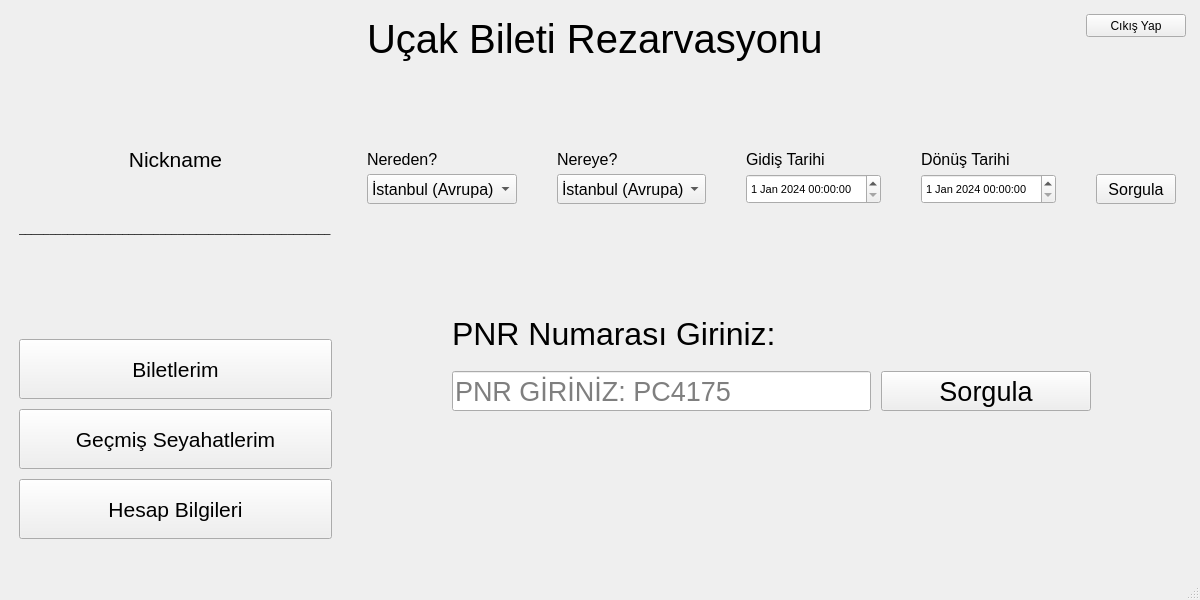
<?xml version="1.0" encoding="UTF-8"?>
<ui version="4.0">
 <class>MainWindow</class>
 <widget class="QMainWindow" name="MainWindow">
  <property name="geometry">
   <rect>
    <x>0</x>
    <y>0</y>
    <width>1200</width>
    <height>600</height>
   </rect>
  </property>
  <property name="windowTitle">
   <string>MainWindow</string>
  </property>
  <widget class="QWidget" name="centralwidget">
   <layout class="QVBoxLayout" name="verticalLayout_3">
    <item>
     <layout class="QHBoxLayout" name="horizontalLayout" stretch="1,3">
      <property name="spacing">
       <number>10</number>
      </property>
      <item>
       <layout class="QVBoxLayout" name="verticalLayout_18">
        <property name="spacing">
         <number>10</number>
        </property>
        <property name="leftMargin">
         <number>10</number>
        </property>
        <property name="topMargin">
         <number>10</number>
        </property>
        <property name="rightMargin">
         <number>10</number>
        </property>
        <property name="bottomMargin">
         <number>10</number>
        </property>
        <item>
         <widget class="QLabel" name="label_18">
          <property name="sizePolicy">
           <sizepolicy hsizetype="Minimum" vsizetype="Minimum">
            <horstretch>0</horstretch>
            <verstretch>0</verstretch>
           </sizepolicy>
          </property>
          <property name="minimumSize">
           <size>
            <width>200</width>
            <height>100</height>
           </size>
          </property>
          <property name="font">
           <font>
            <pointsize>8</pointsize>
           </font>
          </property>
          <property name="text">
           <string/>
          </property>
          <property name="pixmap">
           <pixmap>login-user.png</pixmap>
          </property>
          <property name="scaledContents">
           <bool>true</bool>
          </property>
          <property name="margin">
           <number>30</number>
          </property>
         </widget>
        </item>
        <item>
         <widget class="QLabel" name="label_20">
          <property name="sizePolicy">
           <sizepolicy hsizetype="Minimum" vsizetype="Minimum">
            <horstretch>0</horstretch>
            <verstretch>0</verstretch>
           </sizepolicy>
          </property>
          <property name="font">
           <font>
            <pointsize>16</pointsize>
           </font>
          </property>
          <property name="text">
           <string>Nickname</string>
          </property>
          <property name="alignment">
           <set>Qt::AlignCenter</set>
          </property>
          <property name="margin">
           <number>0</number>
          </property>
         </widget>
        </item>
        <item>
         <widget class="QLabel" name="label_19">
          <property name="sizePolicy">
           <sizepolicy hsizetype="Minimum" vsizetype="Minimum">
            <horstretch>0</horstretch>
            <verstretch>0</verstretch>
           </sizepolicy>
          </property>
          <property name="font">
           <font>
            <pointsize>8</pointsize>
            <weight>50</weight>
            <italic>false</italic>
            <bold>false</bold>
            <underline>false</underline>
           </font>
          </property>
          <property name="text">
           <string>___________________________________________________</string>
          </property>
         </widget>
        </item>
        <item>
         <widget class="QLabel" name="label_21">
          <property name="sizePolicy">
           <sizepolicy hsizetype="Minimum" vsizetype="Minimum">
            <horstretch>0</horstretch>
            <verstretch>0</verstretch>
           </sizepolicy>
          </property>
          <property name="text">
           <string/>
          </property>
         </widget>
        </item>
        <item>
         <widget class="QPushButton" name="pushButton_7">
          <property name="sizePolicy">
           <sizepolicy hsizetype="Minimum" vsizetype="Minimum">
            <horstretch>0</horstretch>
            <verstretch>0</verstretch>
           </sizepolicy>
          </property>
          <property name="minimumSize">
           <size>
            <width>100</width>
            <height>40</height>
           </size>
          </property>
          <property name="font">
           <font>
            <pointsize>16</pointsize>
           </font>
          </property>
          <property name="text">
           <string>Biletlerim</string>
          </property>
         </widget>
        </item>
        <item>
         <widget class="QPushButton" name="pushButton_8">
          <property name="sizePolicy">
           <sizepolicy hsizetype="Minimum" vsizetype="Minimum">
            <horstretch>0</horstretch>
            <verstretch>0</verstretch>
           </sizepolicy>
          </property>
          <property name="minimumSize">
           <size>
            <width>100</width>
            <height>40</height>
           </size>
          </property>
          <property name="font">
           <font>
            <pointsize>16</pointsize>
           </font>
          </property>
          <property name="text">
           <string>Geçmiş Seyahatlerim</string>
          </property>
         </widget>
        </item>
        <item>
         <widget class="QPushButton" name="pushButton_9">
          <property name="sizePolicy">
           <sizepolicy hsizetype="Minimum" vsizetype="Minimum">
            <horstretch>0</horstretch>
            <verstretch>0</verstretch>
           </sizepolicy>
          </property>
          <property name="minimumSize">
           <size>
            <width>100</width>
            <height>40</height>
           </size>
          </property>
          <property name="font">
           <font>
            <pointsize>16</pointsize>
           </font>
          </property>
          <property name="text">
           <string>Hesap Bilgileri</string>
          </property>
         </widget>
        </item>
        <item>
         <spacer name="verticalSpacer_5">
          <property name="orientation">
           <enum>Qt::Vertical</enum>
          </property>
          <property name="sizeType">
           <enum>QSizePolicy::Minimum</enum>
          </property>
          <property name="sizeHint" stdset="0">
           <size>
            <width>20</width>
            <height>20</height>
           </size>
          </property>
         </spacer>
        </item>
       </layout>
      </item>
      <item>
       <layout class="QVBoxLayout" name="verticalLayout_2" stretch="3,1,0,0,10,0">
        <item>
         <layout class="QHBoxLayout" name="horizontalLayout_9" stretch="100,0">
          <property name="spacing">
           <number>10</number>
          </property>
          <property name="sizeConstraint">
           <enum>QLayout::SetDefaultConstraint</enum>
          </property>
          <property name="leftMargin">
           <number>15</number>
          </property>
          <property name="topMargin">
           <number>0</number>
          </property>
          <property name="rightMargin">
           <number>5</number>
          </property>
          <property name="bottomMargin">
           <number>50</number>
          </property>
          <item>
           <widget class="QLabel" name="label_9">
            <property name="sizePolicy">
             <sizepolicy hsizetype="Minimum" vsizetype="Minimum">
              <horstretch>0</horstretch>
              <verstretch>0</verstretch>
             </sizepolicy>
            </property>
            <property name="minimumSize">
             <size>
              <width>450</width>
              <height>60</height>
             </size>
            </property>
            <property name="font">
             <font>
              <pointsize>30</pointsize>
             </font>
            </property>
            <property name="text">
             <string>Uçak Bileti Rezarvasyonu</string>
            </property>
           </widget>
          </item>
          <item>
           <layout class="QVBoxLayout" name="verticalLayout_12">
            <property name="topMargin">
             <number>5</number>
            </property>
            <item>
             <widget class="QPushButton" name="pushButton_4">
              <property name="sizePolicy">
               <sizepolicy hsizetype="Minimum" vsizetype="Minimum">
                <horstretch>0</horstretch>
                <verstretch>0</verstretch>
               </sizepolicy>
              </property>
              <property name="minimumSize">
               <size>
                <width>100</width>
                <height>20</height>
               </size>
              </property>
              <property name="text">
               <string>Cıkış Yap</string>
              </property>
             </widget>
            </item>
            <item>
             <widget class="QLabel" name="label_10">
              <property name="text">
               <string/>
              </property>
             </widget>
            </item>
           </layout>
          </item>
         </layout>
        </item>
        <item>
         <layout class="QHBoxLayout" name="horizontalLayout_10" stretch="20,20,0,0,0">
          <property name="spacing">
           <number>40</number>
          </property>
          <property name="leftMargin">
           <number>15</number>
          </property>
          <property name="topMargin">
           <number>15</number>
          </property>
          <property name="rightMargin">
           <number>15</number>
          </property>
          <property name="bottomMargin">
           <number>15</number>
          </property>
          <item>
           <layout class="QVBoxLayout" name="verticalLayout_9">
            <property name="spacing">
             <number>0</number>
            </property>
            <item>
             <widget class="QLabel" name="label_11">
              <property name="sizePolicy">
               <sizepolicy hsizetype="Minimum" vsizetype="Minimum">
                <horstretch>0</horstretch>
                <verstretch>0</verstretch>
               </sizepolicy>
              </property>
              <property name="minimumSize">
               <size>
                <width>50</width>
                <height>30</height>
               </size>
              </property>
              <property name="font">
               <font>
                <pointsize>12</pointsize>
               </font>
              </property>
              <property name="text">
               <string>Nereden?</string>
              </property>
              <property name="margin">
               <number>5</number>
              </property>
             </widget>
            </item>
            <item>
             <widget class="QComboBox" name="comboBox_3">
              <property name="sizePolicy">
               <sizepolicy hsizetype="Minimum" vsizetype="Minimum">
                <horstretch>0</horstretch>
                <verstretch>0</verstretch>
               </sizepolicy>
              </property>
              <property name="minimumSize">
               <size>
                <width>50</width>
                <height>30</height>
               </size>
              </property>
              <property name="font">
               <font>
                <pointsize>12</pointsize>
               </font>
              </property>
              <property name="currentText">
               <string>İstanbul (Avrupa)</string>
              </property>
              <item>
               <property name="text">
                <string>İstanbul (Avrupa)</string>
               </property>
              </item>
              <item>
               <property name="text">
                <string>İstanbul (Anadolu)</string>
               </property>
              </item>
              <item>
               <property name="text">
                <string>Ankara</string>
               </property>
              </item>
              <item>
               <property name="text">
                <string>İzmir</string>
               </property>
              </item>
              <item>
               <property name="text">
                <string>Kütahya</string>
               </property>
              </item>
             </widget>
            </item>
           </layout>
          </item>
          <item>
           <layout class="QVBoxLayout" name="verticalLayout_13">
            <property name="spacing">
             <number>0</number>
            </property>
            <item>
             <widget class="QLabel" name="label_12">
              <property name="sizePolicy">
               <sizepolicy hsizetype="Minimum" vsizetype="Minimum">
                <horstretch>0</horstretch>
                <verstretch>0</verstretch>
               </sizepolicy>
              </property>
              <property name="minimumSize">
               <size>
                <width>50</width>
                <height>30</height>
               </size>
              </property>
              <property name="font">
               <font>
                <pointsize>12</pointsize>
               </font>
              </property>
              <property name="text">
               <string>Nereye?</string>
              </property>
              <property name="margin">
               <number>5</number>
              </property>
             </widget>
            </item>
            <item>
             <widget class="QComboBox" name="comboBox_4">
              <property name="sizePolicy">
               <sizepolicy hsizetype="Minimum" vsizetype="Minimum">
                <horstretch>0</horstretch>
                <verstretch>0</verstretch>
               </sizepolicy>
              </property>
              <property name="minimumSize">
               <size>
                <width>50</width>
                <height>30</height>
               </size>
              </property>
              <property name="font">
               <font>
                <pointsize>12</pointsize>
               </font>
              </property>
              <item>
               <property name="text">
                <string>İstanbul (Avrupa)</string>
               </property>
              </item>
              <item>
               <property name="text">
                <string>İstanbul (Anadolu)</string>
               </property>
              </item>
              <item>
               <property name="text">
                <string>Ankara</string>
               </property>
              </item>
              <item>
               <property name="text">
                <string>İzmir</string>
               </property>
              </item>
              <item>
               <property name="text">
                <string>Kütahya</string>
               </property>
              </item>
             </widget>
            </item>
           </layout>
          </item>
          <item>
           <layout class="QVBoxLayout" name="verticalLayout_14">
            <property name="spacing">
             <number>0</number>
            </property>
            <item>
             <widget class="QLabel" name="label_13">
              <property name="sizePolicy">
               <sizepolicy hsizetype="Minimum" vsizetype="Minimum">
                <horstretch>0</horstretch>
                <verstretch>0</verstretch>
               </sizepolicy>
              </property>
              <property name="minimumSize">
               <size>
                <width>50</width>
                <height>30</height>
               </size>
              </property>
              <property name="font">
               <font>
                <pointsize>12</pointsize>
               </font>
              </property>
              <property name="text">
               <string>Gidiş Tarihi</string>
              </property>
              <property name="margin">
               <number>5</number>
              </property>
             </widget>
            </item>
            <item>
             <widget class="QDateTimeEdit" name="dateTimeEdit_3">
              <property name="sizePolicy">
               <sizepolicy hsizetype="Minimum" vsizetype="Minimum">
                <horstretch>0</horstretch>
                <verstretch>0</verstretch>
               </sizepolicy>
              </property>
              <property name="minimumSize">
               <size>
                <width>50</width>
                <height>30</height>
               </size>
              </property>
              <property name="font">
               <font>
                <pointsize>8</pointsize>
               </font>
              </property>
              <property name="date">
               <date>
                <year>2024</year>
                <month>1</month>
                <day>1</day>
               </date>
              </property>
              <property name="minimumDateTime">
               <datetime>
                <hour>12</hour>
                <minute>0</minute>
                <second>0</second>
                <year>2023</year>
                <month>12</month>
                <day>31</day>
               </datetime>
              </property>
             </widget>
            </item>
           </layout>
          </item>
          <item>
           <layout class="QVBoxLayout" name="verticalLayout_15">
            <property name="spacing">
             <number>0</number>
            </property>
            <item>
             <widget class="QLabel" name="label_14">
              <property name="sizePolicy">
               <sizepolicy hsizetype="Minimum" vsizetype="Minimum">
                <horstretch>0</horstretch>
                <verstretch>0</verstretch>
               </sizepolicy>
              </property>
              <property name="minimumSize">
               <size>
                <width>50</width>
                <height>30</height>
               </size>
              </property>
              <property name="font">
               <font>
                <pointsize>12</pointsize>
               </font>
              </property>
              <property name="text">
               <string>Dönüş Tarihi</string>
              </property>
              <property name="margin">
               <number>5</number>
              </property>
             </widget>
            </item>
            <item>
             <widget class="QDateTimeEdit" name="dateTimeEdit_4">
              <property name="sizePolicy">
               <sizepolicy hsizetype="Minimum" vsizetype="Minimum">
                <horstretch>0</horstretch>
                <verstretch>0</verstretch>
               </sizepolicy>
              </property>
              <property name="minimumSize">
               <size>
                <width>50</width>
                <height>30</height>
               </size>
              </property>
              <property name="font">
               <font>
                <pointsize>8</pointsize>
               </font>
              </property>
              <property name="date">
               <date>
                <year>2024</year>
                <month>1</month>
                <day>1</day>
               </date>
              </property>
              <property name="time">
               <time>
                <hour>0</hour>
                <minute>0</minute>
                <second>0</second>
               </time>
              </property>
              <property name="minimumDateTime">
               <datetime>
                <hour>12</hour>
                <minute>0</minute>
                <second>0</second>
                <year>2023</year>
                <month>12</month>
                <day>31</day>
               </datetime>
              </property>
             </widget>
            </item>
           </layout>
          </item>
          <item>
           <layout class="QVBoxLayout" name="verticalLayout_16">
            <property name="spacing">
             <number>0</number>
            </property>
            <item>
             <widget class="QLabel" name="label_15">
              <property name="text">
               <string/>
              </property>
              <property name="margin">
               <number>5</number>
              </property>
             </widget>
            </item>
            <item>
             <widget class="QPushButton" name="pushButton_5">
              <property name="sizePolicy">
               <sizepolicy hsizetype="Minimum" vsizetype="Minimum">
                <horstretch>0</horstretch>
                <verstretch>0</verstretch>
               </sizepolicy>
              </property>
              <property name="minimumSize">
               <size>
                <width>80</width>
                <height>30</height>
               </size>
              </property>
              <property name="font">
               <font>
                <pointsize>12</pointsize>
               </font>
              </property>
              <property name="text">
               <string>Sorgula</string>
              </property>
             </widget>
            </item>
           </layout>
          </item>
         </layout>
        </item>
        <item>
         <spacer name="verticalSpacer_3">
          <property name="orientation">
           <enum>Qt::Vertical</enum>
          </property>
          <property name="sizeHint" stdset="0">
           <size>
            <width>20</width>
            <height>80</height>
           </size>
          </property>
         </spacer>
        </item>
        <item>
         <layout class="QHBoxLayout" name="horizontalLayout_14" stretch="0">
          <property name="spacing">
           <number>0</number>
          </property>
          <property name="leftMargin">
           <number>100</number>
          </property>
          <property name="topMargin">
           <number>10</number>
          </property>
          <property name="rightMargin">
           <number>10</number>
          </property>
          <property name="bottomMargin">
           <number>10</number>
          </property>
          <item>
           <widget class="QLabel" name="label_16">
            <property name="sizePolicy">
             <sizepolicy hsizetype="Minimum" vsizetype="Minimum">
              <horstretch>0</horstretch>
              <verstretch>0</verstretch>
             </sizepolicy>
            </property>
            <property name="minimumSize">
             <size>
              <width>100</width>
              <height>22</height>
             </size>
            </property>
            <property name="font">
             <font>
              <pointsize>24</pointsize>
             </font>
            </property>
            <property name="text">
             <string>PNR Numarası Giriniz:</string>
            </property>
            <property name="margin">
             <number>5</number>
            </property>
           </widget>
          </item>
         </layout>
        </item>
        <item>
         <layout class="QHBoxLayout" name="horizontalLayout_12" stretch="2,1">
          <property name="spacing">
           <number>10</number>
          </property>
          <property name="leftMargin">
           <number>100</number>
          </property>
          <property name="topMargin">
           <number>0</number>
          </property>
          <property name="rightMargin">
           <number>100</number>
          </property>
          <property name="bottomMargin">
           <number>0</number>
          </property>
          <item>
           <widget class="QLineEdit" name="lineEdit_2">
            <property name="sizePolicy">
             <sizepolicy hsizetype="Minimum" vsizetype="Minimum">
              <horstretch>0</horstretch>
              <verstretch>0</verstretch>
             </sizepolicy>
            </property>
            <property name="minimumSize">
             <size>
              <width>100</width>
              <height>40</height>
             </size>
            </property>
            <property name="font">
             <font>
              <pointsize>20</pointsize>
             </font>
            </property>
            <property name="placeholderText">
             <string>PNR GİRİNİZ: PC4175</string>
            </property>
           </widget>
          </item>
          <item>
           <widget class="QPushButton" name="pushButton_6">
            <property name="sizePolicy">
             <sizepolicy hsizetype="Minimum" vsizetype="Minimum">
              <horstretch>0</horstretch>
              <verstretch>0</verstretch>
             </sizepolicy>
            </property>
            <property name="minimumSize">
             <size>
              <width>100</width>
              <height>40</height>
             </size>
            </property>
            <property name="font">
             <font>
              <pointsize>20</pointsize>
             </font>
            </property>
            <property name="text">
             <string>Sorgula</string>
            </property>
           </widget>
          </item>
         </layout>
        </item>
        <item>
         <spacer name="verticalSpacer_4">
          <property name="orientation">
           <enum>Qt::Vertical</enum>
          </property>
          <property name="sizeHint" stdset="0">
           <size>
            <width>20</width>
            <height>160</height>
           </size>
          </property>
         </spacer>
        </item>
       </layout>
      </item>
     </layout>
    </item>
   </layout>
  </widget>
  <widget class="QMenuBar" name="menubar">
   <property name="geometry">
    <rect>
     <x>0</x>
     <y>0</y>
     <width>1200</width>
     <height>21</height>
    </rect>
   </property>
  </widget>
  <widget class="QStatusBar" name="statusbar"/>
 </widget>
 <resources/>
 <connections/>
</ui>
